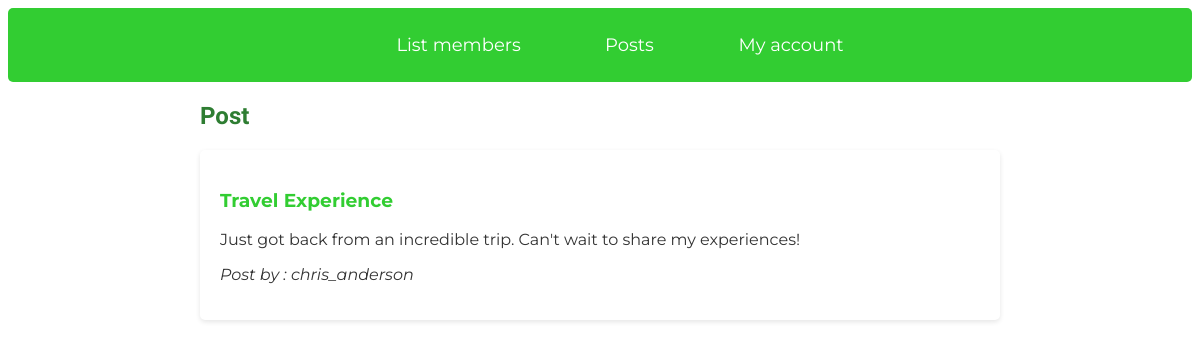
The page /?action=posts&id=8 (signed in) on the database its author committed.
### tables this page shows
CREATE TABLE `post` (
  `id` int(11) NOT NULL AUTO_INCREMENT,
  `author_name` varchar(64) DEFAULT NULL,
  `title` varchar(20) DEFAULT NULL,
  `content` varchar(255) DEFAULT NULL,
  PRIMARY KEY (`id`)
);

### src/model.php (called while the page is built, shortened)
<?php
function get_db() {
  try {
    $db  = new PDO ('mysql:host=localhost;dbname=vulndb', 'forum', 'password');
  } catch(PDOexception $e) {
    die;
    return 'error';
  }
  return $db;
}
function get_post($id) {
    $db = get_db();
    if (isset($id) && !empty($id)) {
        $sqlQuery = "SELECT * FROM post WHERE id = $id ";
    } else {
        $sqlQuery = "SELECT * FROM post ORDER BY id DESC";
    }
    $sth = $db->prepare($sqlQuery);
    $sth->execute();
    $post = $sth->fetchAll();
    return $post;
}

### templates/home.php (the view, shortened to what this page needs)
<!DOCTYPE html>
<html lang="en">
<head>
  <link rel="stylesheet" href="/vulnerable/static/home.css">
</head>
<body>
  <div class="navbar">
    <ul>
      <li><a href="?action=user">List members</a></li>
      <li><a href="?action=posts">Posts </a></li>
      <li><a href="#">My account</a></li>
    </ul>
  </div>
  <div class="post-page">
  <h2> Post </h2>
    <div class="form">
      <?php foreach ($posts as $post): ?>
          <div class="post">
              <h3><a href="/vulnerable/?action=posts&id=<?php echo $post['id'] ?>"><?php echo $post['title']; ?></a></h3>
              <p><?php echo $post['content']; ?></p>
              <p><i>Post by : <?php echo $post['author_name'];?> </i></p>
          </div>
      <?php endforeach; ?>
    </div>
  </div>
</body>
</html>

### static/home.css (style rules this page uses)
body { font-family: 'Montserrat', sans-serif; background-color: #FFFFFF; color: #333333; }
.navbar { background-color: #32CD32; padding: 10px 0; border-radius: 5px; }
.navbar ul { list-style-type: none; text-align: center; }
.navbar ul li { display: inline; margin: 0 40px; }
.navbar ul li a { color: #FFFFFF; text-decoration: none; transition: font-weight 0.3s ease, font-size 0.3s ease; font-size: 18px; }
.post-page { max-width: 800px; margin: 20px auto; padding: 0 20px; }
h2 { font-family: 'Didot', serif; color: #2E7D32; }
.post { background-color: #FFFFFF; border-radius: 5px; box-shadow: 0 2px 5px rgba(0, 0, 0, 0.1); padding: 20px; margin-bottom: 20px; }
.post p, .post i { color: #333333; }
.post a { text-decoration: none; color: #32CD32; }

### rows shown on the page
post: title "Travel Experience", content "Just got back from an incredible trip. Can't wait to share my experiences!", author_name "chris_anderson"
